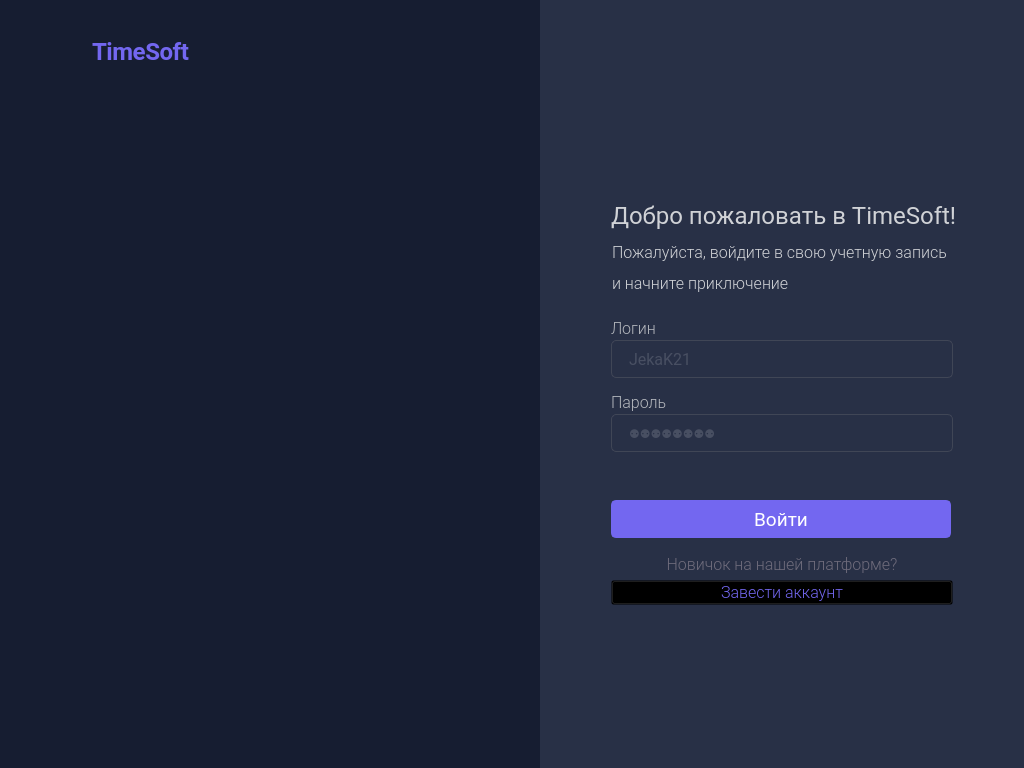
<?xml version="1.0" encoding="UTF-8"?>
<ui version="4.0">
 <class>login_w_dialog</class>
 <widget class="QDialog" name="login_w_dialog">
  <property name="geometry">
   <rect>
    <x>0</x>
    <y>0</y>
    <width>1024</width>
    <height>768</height>
   </rect>
  </property>
  <property name="windowTitle">
   <string>TimeSoft login</string>
  </property>
  <property name="styleSheet">
   <string notr="true">background-color: rgb(22, 29, 49);</string>
  </property>
  <widget class="QLabel" name="login_w_imglbl_img">
   <property name="geometry">
    <rect>
     <x>20</x>
     <y>200</y>
     <width>500</width>
     <height>365</height>
    </rect>
   </property>
   <property name="text">
    <string/>
   </property>
   <property name="pixmap">
    <pixmap>img/login-dark 1.svg</pixmap>
   </property>
   <property name="scaledContents">
    <bool>true</bool>
   </property>
  </widget>
  <widget class="QWidget" name="login_w_widget" native="true">
   <property name="geometry">
    <rect>
     <x>540</x>
     <y>0</y>
     <width>484</width>
     <height>1080</height>
    </rect>
   </property>
   <property name="font">
    <font>
     <family>MS Serif</family>
    </font>
   </property>
   <property name="styleSheet">
    <string notr="true">background-color: rgb(40, 48, 70);</string>
   </property>
   <widget class="QPushButton" name="login_w_btn_login">
    <property name="geometry">
     <rect>
      <x>71</x>
      <y>500</y>
      <width>340</width>
      <height>38</height>
     </rect>
    </property>
    <property name="font">
     <font>
      <family>Roboto</family>
      <pointsize>14</pointsize>
      <weight>50</weight>
      <italic>false</italic>
      <bold>false</bold>
     </font>
    </property>
    <property name="styleSheet">
     <string notr="true">QPushButton {
background-color: #7367F0;
border-radius: 5px;
border: 2px solid #7367F0;
color: rgb(255, 255, 255);
}
QPushButton:hover {
  background-color: rgb(40, 48, 70); 
  color: rgb(255, 255, 255);
  border: 2px solid rgb(95, 85, 200);
}</string>
    </property>
    <property name="text">
     <string>Войти</string>
    </property>
    <property name="checkable">
     <bool>false</bool>
    </property>
    <property name="checked">
     <bool>false</bool>
    </property>
   </widget>
   <widget class="QLabel" name="login_w_text_title">
    <property name="geometry">
     <rect>
      <x>71</x>
      <y>200</y>
      <width>350</width>
      <height>30</height>
     </rect>
    </property>
    <property name="font">
     <font>
      <family>Roboto</family>
      <pointsize>18</pointsize>
      <weight>50</weight>
      <italic>false</italic>
      <bold>false</bold>
     </font>
    </property>
    <property name="styleSheet">
     <string notr="true">color: rgb(208, 210, 214); </string>
    </property>
    <property name="text">
     <string>Добро пожаловать в TimeSoft!</string>
    </property>
   </widget>
   <widget class="QLabel" name="login_w_text_account">
    <property name="geometry">
     <rect>
      <x>71</x>
      <y>552</y>
      <width>342</width>
      <height>25</height>
     </rect>
    </property>
    <property name="font">
     <font>
      <family>Roboto Light</family>
      <pointsize>12</pointsize>
      <weight>50</weight>
      <italic>false</italic>
      <bold>false</bold>
     </font>
    </property>
    <property name="focusPolicy">
     <enum>Qt::StrongFocus</enum>
    </property>
    <property name="styleSheet">
     <string notr="true">color: rgb(110, 107, 123);</string>
    </property>
    <property name="text">
     <string>Новичок на нашей платформе?</string>
    </property>
    <property name="alignment">
     <set>Qt::AlignCenter</set>
    </property>
   </widget>
   <widget class="QLabel" name="login_w_text_paragrah_log">
    <property name="geometry">
     <rect>
      <x>72</x>
      <y>242</y>
      <width>342</width>
      <height>52</height>
     </rect>
    </property>
    <property name="font">
     <font>
      <family>Roboto Light</family>
      <pointsize>12</pointsize>
      <weight>50</weight>
      <italic>false</italic>
      <bold>false</bold>
     </font>
    </property>
    <property name="styleSheet">
     <string notr="true">color: rgb(208, 210, 214); 
</string>
    </property>
    <property name="text">
     <string>&lt;html&gt;&lt;head/&gt;&lt;body&gt;&lt;p&gt;Пожалуйста, войдите в свою учетную запись &lt;/p&gt;&lt;p&gt;и начните приключение&lt;/p&gt;&lt;/body&gt;&lt;/html&gt;</string>
    </property>
    <property name="textFormat">
     <enum>Qt::AutoText</enum>
    </property>
   </widget>
   <widget class="QLabel" name="login_w_text_password">
    <property name="geometry">
     <rect>
      <x>71</x>
      <y>393</y>
      <width>342</width>
      <height>18</height>
     </rect>
    </property>
    <property name="font">
     <font>
      <family>Roboto Light</family>
      <pointsize>12</pointsize>
      <weight>50</weight>
      <italic>false</italic>
      <bold>false</bold>
     </font>
    </property>
    <property name="styleSheet">
     <string notr="true">color: rgb(180, 183, 189);</string>
    </property>
    <property name="text">
     <string>Пароль</string>
    </property>
   </widget>
   <widget class="QLabel" name="login_w_text_email">
    <property name="geometry">
     <rect>
      <x>71</x>
      <y>319</y>
      <width>342</width>
      <height>18</height>
     </rect>
    </property>
    <property name="font">
     <font>
      <family>Roboto Light</family>
      <pointsize>12</pointsize>
      <weight>50</weight>
      <italic>false</italic>
      <bold>false</bold>
     </font>
    </property>
    <property name="styleSheet">
     <string notr="true">color: rgb(180, 183, 189);</string>
    </property>
    <property name="text">
     <string>Логин</string>
    </property>
   </widget>
   <widget class="QPushButton" name="login_w_btn_create_account">
    <property name="geometry">
     <rect>
      <x>71</x>
      <y>580</y>
      <width>342</width>
      <height>25</height>
     </rect>
    </property>
    <property name="font">
     <font>
      <family>Roboto Light</family>
      <pointsize>12</pointsize>
     </font>
    </property>
    <property name="styleSheet">
     <string notr="true">QPushButton {
    color: rgb(115, 103, 240);
    background-color: rgba(0,0,0,0);
}

QPushButton:hover {
	color: rgb(180, 183, 189);
}</string>
    </property>
    <property name="text">
     <string>Завести аккаунт</string>
    </property>
   </widget>
   <widget class="QLineEdit" name="login_w_lineedit_password">
    <property name="geometry">
     <rect>
      <x>71</x>
      <y>414</y>
      <width>342</width>
      <height>38</height>
     </rect>
    </property>
    <property name="styleSheet">
     <string notr="true">QLineEdit { 
background: #283046;
font: 14pt &quot;Roboto&quot;;
color: rgb(103, 109, 125);
border: 1px solid #404656;
border-radius: 5px;
padding-left: 15px;
}

QLineEdit:hover {
border: 1px solid rgb(95, 85, 200);
}</string>
    </property>
    <property name="echoMode">
     <enum>QLineEdit::Password</enum>
    </property>
    <property name="placeholderText">
     <string>⚉⚉⚉⚉⚉⚉⚉⚉</string>
    </property>
   </widget>
   <widget class="QLineEdit" name="login_w_lineedit_email">
    <property name="geometry">
     <rect>
      <x>71</x>
      <y>340</y>
      <width>342</width>
      <height>38</height>
     </rect>
    </property>
    <property name="font">
     <font>
      <family>Roboto</family>
      <pointsize>12</pointsize>
      <weight>50</weight>
      <italic>false</italic>
      <bold>false</bold>
     </font>
    </property>
    <property name="layoutDirection">
     <enum>Qt::LeftToRight</enum>
    </property>
    <property name="styleSheet">
     <string notr="true">QLineEdit { 
background: #283046;
font: 12pt &quot;Roboto&quot;;
color: rgb(103, 109, 125);
border: 1px solid #404656;
border-radius: 5px;
padding-left: 15px;
}

QLineEdit:hover {
border: 1px solid rgb(95, 85, 200);
}</string>
    </property>
    <property name="alignment">
     <set>Qt::AlignLeading|Qt::AlignLeft|Qt::AlignVCenter</set>
    </property>
    <property name="placeholderText">
     <string>JekaK21</string>
    </property>
   </widget>
  </widget>
  <widget class="QLabel" name="login_w_text_logo">
   <property name="geometry">
    <rect>
     <x>92</x>
     <y>37</y>
     <width>100</width>
     <height>29</height>
    </rect>
   </property>
   <property name="font">
    <font>
     <family>Roboto</family>
     <pointsize>12</pointsize>
     <weight>75</weight>
     <italic>false</italic>
     <bold>true</bold>
    </font>
   </property>
   <property name="styleSheet">
    <string notr="true">font-family: Roboto;
font-style: normal;
font-weight: bold;
font-size: 24px;
line-height: 29px;
letter-spacing: -0.428571px;
color: #7367F0;</string>
   </property>
   <property name="text">
    <string>TimeSoft</string>
   </property>
  </widget>
  <widget class="QLabel" name="login_w_imglbl_logo">
   <property name="geometry">
    <rect>
     <x>44</x>
     <y>39</y>
     <width>36</width>
     <height>25</height>
    </rect>
   </property>
   <property name="text">
    <string/>
   </property>
   <property name="pixmap">
    <pixmap>img/main/Logo.svg</pixmap>
   </property>
   <property name="scaledContents">
    <bool>true</bool>
   </property>
  </widget>
 </widget>
 <resources/>
 <connections/>
</ui>
